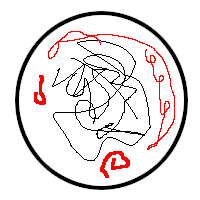
#> input picture example.png, 200 x 200 px
$ python main.py
#> lines starting #> are read from the running program, lines starting #| are printed output that depends on the picture; after the words box and inside, x2 and y2 are one past the last pixel; in counts of white or black regions, pixels touching at a corner belong together
import sys

import numpy as np
from PIL import Image


sys.setrecursionlimit(500000)


class ImageFiller():
    COLORS = {
        "white": (255,255,255),
        "black": (0,0,0),
        "red": (255,0,0),
        "green": (0,255,0),
        "blue": (0,0,255),
    }

    def __init__(self, color_range: int, fill_color: str = "white"):
        # color_range: допустимая разница между значениями канала (R, G, B)
        self.color_range = color_range
        self.fill_color = self.COLORS[fill_color]

    def fill(self, image: Image, point: tuple) -> Image:
        image = np.array(image)
        self.checked_points = set()
        self.contour = set()
        self._check_pixel(image, point)
        self._fill_by_pixels(image, self.contour, "red")

        inner_contour = self._find_outer_contour(min(self.contour))

        self._fill_by_pixels(image, inner_contour, "blue")

        self.checked_points = self.checked_points - inner_contour
        while inner_contour - self.checked_points != set():
            point = inner_contour.pop()
            self._fill_by_contour(image, point)

        return image

    def _find_outer_contour(self, point):
        outer_contour = set()
        outer_contour.add(point)
        self._check_contour_pixel(outer_contour, point)
        return self.contour - outer_contour

    def _check_contour_pixel(self, outer_contour, point):
        for step in [(0,1), (0,-1), (1,0), (-1,0), (1,1), (1,-1), (-1,1), (-1,-1)]:
            temp_point = point[0] + step[0], point[1] + step[1]
            if temp_point in self.contour and temp_point not in outer_contour:
                outer_contour.add(temp_point)
                self._check_contour_pixel(outer_contour, temp_point)

    def _check_pixel(self, image, point: tuple) -> None:
        if self._is_checkable(image, point):
            self.checked_points.add(point)
            if self._check_color(image[point]):
                image[point[0]][point[1]] = self.fill_color
                self._check_pixel(image, (point[0], point[1] + 1))
                self._check_pixel(image, (point[0] - 1, point[1]))
                self._check_pixel(image, (point[0] + 1, point[1]))
                self._check_pixel(image, (point[0], point[1] - 1))
            else:
                self.contour.add(point)

    def _is_checkable(self, image, point: tuple):
        return 0 <= point[0] < len(image[0]) and 0 <= point[1] < len(image) and point not in self.checked_points

    def _check_color(self, pix):
        # Проверка цвета пикселя на то, близок ли он по цвету к fill_color,
        # учитывая допустимую разницу color_range
        # True - пиксель попадает в допустимый диапазон, False - не попадает
        RGB_R = abs(pix[0] - self.fill_color[0])
        RGB_G = abs(pix[1] - self.fill_color[1])
        RGB_B = abs(pix[2] - self.fill_color[2])
        return RGB_R <= self.color_range and RGB_G <= self.color_range and RGB_B <= self.color_range

    def _fill_by_pixels(self, image, pixels: set, color: str):
        for pix in pixels:
            image[pix[0]][pix[1]] = self.COLORS[color]

    def _fill_by_contour(self, image, point: tuple):
        if self._is_checkable(image, point):
            self.checked_points.add(point)
            image[point[0]][point[1]] = self.fill_color
            self._fill_by_contour(image, (point[0], point[1] + 1))
            self._fill_by_contour(image, (point[0] - 1, point[1]))
            self._fill_by_contour(image, (point[0] + 1, point[1]))
            self._fill_by_contour(image, (point[0], point[1] - 1))

            self._fill_by_contour(image, (point[0] + 1, point[1] + 1))
            self._fill_by_contour(image, (point[0] - 1, point[1] - 1))
            self._fill_by_contour(image, (point[0] + 1, point[1] - 1))
            self._fill_by_contour(image, (point[0] - 1, point[1] + 1))


if __name__ == "__main__":
    image = Image.open("example.png")
#> image is the input picture: PIL image 200x200 RGB; mean R, G, B 234.3, 227.5, 227.5

    filler = ImageFiller(color_range=1)
    new_image = filler.fill(image=image, point=(100,40))
#> in _check_color, `RGB_R = abs(pix[0] - self.fill_color[0])`: RGB_R = 0
#> after the loop in _fill_by_pixels, `for pix in pixels:`:
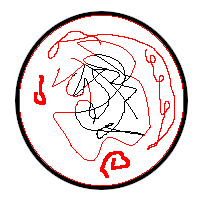
#> image: shape (200, 200, 3); 2.32% of pixels changed, all inside (x1, y1, x2, y2) = (19, 15, 184, 186)
#> after the loop in _check_contour_pixel, `for step in [(0,1), (0,-1), (1,0), (-1,0), (1,1), (1,-1), (-1,1), (-1,..`: outer_contour = 472 items
#> in fill, `inner_contour = self._find_outer_contour(min(self.contour))`: inner_contour = 1214 items
#> call 2 of _fill_by_pixels, with color = 'blue'
#> after the loop in _fill_by_pixels (call 2), `for pix in pixels:`:
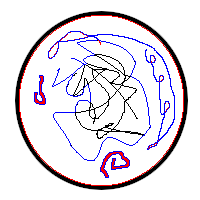
#> image: shape (200, 200, 3); 3.03% of pixels changed, all inside (x1, y1, x2, y2) = (34, 31, 175, 178)
#> in fill, `self.checked_points = self.checked_points - inner_contour`: self.checked_points = 13559 items
#> the loop in fill, `while inner_contour - self.checked_points != set():` made 22 passes
#> after the loop in fill, `while inner_contour - self.checked_points != set():`:
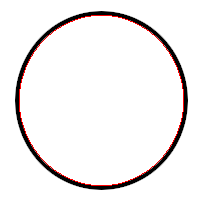
#> image: shape (200, 200, 3); 5.48% of pixels changed, all inside (x1, y1, x2, y2) = (34, 31, 175, 178)

    image.close()
    image = Image.fromarray(new_image)
    image.show()
    image.close()

$ run again, with sss.png copied over example.png
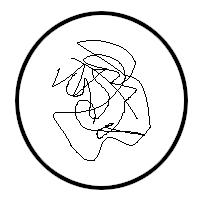
#> input picture sss.png, 200 x 200 px
#> image is the input picture: PIL image 200x200 RGB; min 0, max 255, mean 234.2
#> RGB_R = 0
#> after the loop in _fill_by_pixels, `for pix in pixels:`:
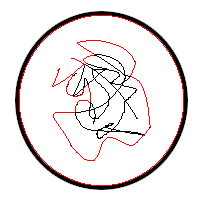
#> image: shape (200, 200, 3); 2.33% of pixels changed, all inside (x1, y1, x2, y2) = (19, 15, 184, 186); drawn as R, G, B
#> after the loop in _fill_by_pixels (call 2), `for pix in pixels:`:
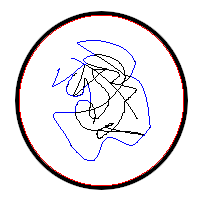
#> image: shape (200, 200, 3); 1.15% of pixels changed, all inside (x1, y1, x2, y2) = (52, 40, 151, 161); drawn as R, G, B
#> self.checked_points = 14866 items
#> the loop in fill, `while inner_contour - self.checked_points != set():` made 1 pass
